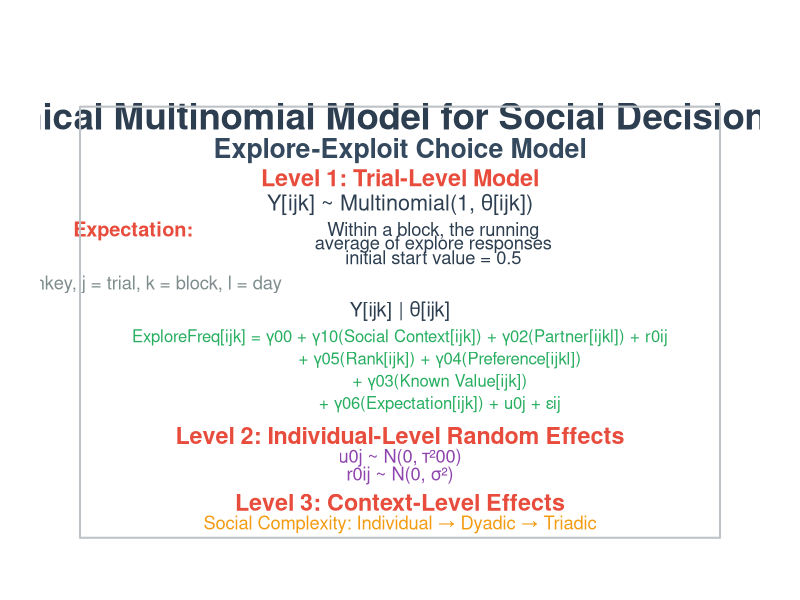

Source code (R):
# Create Beautiful Hierarchical Model Equation Figure
# Based on the handwritten notes showing the full hierarchical structure

library(graphics)

# Create the model equation figure
png("Figure_7_Hierarchical_Model_Equation.png", width = 1600, height = 1200, res = 300)

# Set up the plot area
par(mar = c(2, 2, 4, 2), bg = "white")
plot(0, 0, type = "n", xlim = c(0, 10), ylim = c(0, 10), 
     xaxt = "n", yaxt = "n", bty = "n", xlab = "", ylab = "")

# Title
text(5, 9.5, "Hierarchical Multinomial Model for Social Decision-Making", 
     cex = 2.2, font = 2, col = "#2C3E50")

# Model specification
text(5, 8.8, "Explore-Exploit Choice Model", cex = 1.6, font = 2, col = "#34495E")

# Main equation header
text(5, 8.2, "Level 1: Trial-Level Model", cex = 1.4, font = 2, col = "#E74C3C")

# The main trinomial model equation (matching handwritten notes)
text(5, 7.6, "Y[ijk] ~ Multinomial(1, θ[ijk])", 
     cex = 1.3, col = "#2C3E50")

# Expectation equation (matching handwritten notes)
text(1, 7.0, "Expectation:", cex = 1.2, font = 2, col = "#E74C3C")
text(5.5, 7.0, "Within a block, the running", cex = 1.1, col = "#2C3E50")
text(5.5, 6.7, "average of explore responses", cex = 1.1, col = "#2C3E50")
text(5.5, 6.4, "initial start value = 0.5", cex = 1.1, col = "#2C3E50")

# Variables definition (matching handwritten notes)
text(1, 5.8, "i = monkey, j = trial, k = block, l = day", 
     cex = 1.1, col = "#7F8C8D")

# The detailed equation (matching handwritten notes)
text(5, 5.2, "Y[ijk] | θ[ijk]", cex = 1.2, col = "#2C3E50")

# Logit equations - simplified for display
text(5, 4.6, "ExploreFreq[ijk] = γ00 + γ10(Social Context[ijk]) + γ02(Partner[ijkl]) + r0ij", 
     cex = 1.0, col = "#27AE60")

text(5, 4.1, "                + γ05(Rank[ijk]) + γ04(Preference[ijkl])", 
     cex = 1.0, col = "#27AE60")

text(5, 3.6, "                + γ03(Known Value[ijk])", 
     cex = 1.0, col = "#27AE60")

text(5, 3.1, "                + γ06(Expectation[ijk]) + u0j + εij", 
     cex = 1.0, col = "#27AE60")

# Level 2 header
text(5, 2.4, "Level 2: Individual-Level Random Effects", cex = 1.4, font = 2, col = "#E74C3C")

# Random effects
text(5, 1.9, "u0j ~ N(0, τ²00)", cex = 1.1, col = "#8E44AD")
text(5, 1.5, "r0ij ~ N(0, σ²)", cex = 1.1, col = "#8E44AD")

# Level 3 header  
text(5, 0.9, "Level 3: Context-Level Effects", cex = 1.4, font = 2, col = "#E74C3C")

# Context effects
text(5, 0.4, "Social Complexity: Individual → Dyadic → Triadic", 
     cex = 1.1, col = "#F39C12")

# Add border
rect(0.2, 0.1, 9.8, 9.8, border = "#BDC3C7", lwd = 2)

dev.off()

cat("Hierarchical model equation figure created: Figure_7_Hierarchical_Model_Equation.png\n") 
